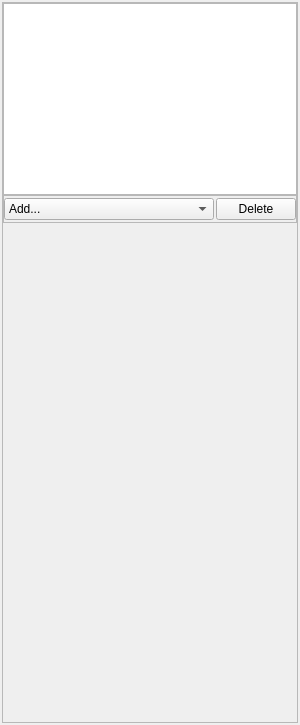
<?xml version="1.0" encoding="UTF-8"?>
<ui version="4.0">
 <class>SceneEditorWidget</class>
 <widget class="QWidget" name="SceneEditorWidget">
  <property name="geometry">
   <rect>
    <x>0</x>
    <y>0</y>
    <width>300</width>
    <height>725</height>
   </rect>
  </property>
  <property name="sizePolicy">
   <sizepolicy hsizetype="Preferred" vsizetype="Expanding">
    <horstretch>0</horstretch>
    <verstretch>0</verstretch>
   </sizepolicy>
  </property>
  <property name="windowTitle">
   <string>Scene Editor</string>
  </property>
  <layout class="QVBoxLayout" name="verticalLayout">
   <property name="spacing">
    <number>2</number>
   </property>
   <property name="margin">
    <number>2</number>
   </property>
   <item>
    <widget class="QScrollArea" name="scrollArea">
     <property name="sizePolicy">
      <sizepolicy hsizetype="Expanding" vsizetype="Expanding">
       <horstretch>0</horstretch>
       <verstretch>0</verstretch>
      </sizepolicy>
     </property>
     <property name="horizontalScrollBarPolicy">
      <enum>Qt::ScrollBarAsNeeded</enum>
     </property>
     <property name="widgetResizable">
      <bool>true</bool>
     </property>
     <widget class="QWidget" name="scrollAreaWidgetContents">
      <property name="geometry">
       <rect>
        <x>0</x>
        <y>0</y>
        <width>294</width>
        <height>719</height>
       </rect>
      </property>
      <layout class="QVBoxLayout" name="verticalLayout_2">
       <property name="spacing">
        <number>0</number>
       </property>
       <property name="margin">
        <number>0</number>
       </property>
       <item>
        <widget class="QListView" name="graphics_listview">
         <property name="sizePolicy">
          <sizepolicy hsizetype="Expanding" vsizetype="Preferred">
           <horstretch>0</horstretch>
           <verstretch>0</verstretch>
          </sizepolicy>
         </property>
        </widget>
       </item>
       <item>
        <widget class="QFrame" name="frame">
         <property name="frameShape">
          <enum>QFrame::StyledPanel</enum>
         </property>
         <property name="frameShadow">
          <enum>QFrame::Raised</enum>
         </property>
         <layout class="QHBoxLayout" name="horizontalLayout">
          <property name="spacing">
           <number>2</number>
          </property>
          <property name="leftMargin">
           <number>0</number>
          </property>
          <property name="topMargin">
           <number>2</number>
          </property>
          <property name="rightMargin">
           <number>0</number>
          </property>
          <property name="bottomMargin">
           <number>2</number>
          </property>
          <item>
           <widget class="QComboBox" name="add_graphics_combobox">
            <property name="sizePolicy">
             <sizepolicy hsizetype="Expanding" vsizetype="Preferred">
              <horstretch>0</horstretch>
              <verstretch>0</verstretch>
             </sizepolicy>
            </property>
            <item>
             <property name="text">
              <string>Add...</string>
             </property>
            </item>
            <item>
             <property name="text">
              <string>---</string>
             </property>
            </item>
            <item>
             <property name="text">
              <string>point</string>
             </property>
            </item>
            <item>
             <property name="text">
              <string>node points</string>
             </property>
            </item>
            <item>
             <property name="text">
              <string>data points</string>
             </property>
            </item>
            <item>
             <property name="text">
              <string>element points</string>
             </property>
            </item>
            <item>
             <property name="text">
              <string>lines</string>
             </property>
            </item>
            <item>
             <property name="text">
              <string>surfaces</string>
             </property>
            </item>
            <item>
             <property name="text">
              <string>contours</string>
             </property>
            </item>
            <item>
             <property name="text">
              <string>streamlines</string>
             </property>
            </item>
           </widget>
          </item>
          <item>
           <widget class="QPushButton" name="delete_graphics_button">
            <property name="sizePolicy">
             <sizepolicy hsizetype="Preferred" vsizetype="Fixed">
              <horstretch>0</horstretch>
              <verstretch>0</verstretch>
             </sizepolicy>
            </property>
            <property name="text">
             <string>Delete</string>
            </property>
           </widget>
          </item>
         </layout>
        </widget>
       </item>
       <item>
        <widget class="GraphicsEditorWidget" name="graphics_editor" native="true">
         <property name="sizePolicy">
          <sizepolicy hsizetype="Expanding" vsizetype="Expanding">
           <horstretch>0</horstretch>
           <verstretch>0</verstretch>
          </sizepolicy>
         </property>
         <zorder>frame</zorder>
        </widget>
       </item>
      </layout>
     </widget>
    </widget>
   </item>
  </layout>
 </widget>
 <customwidgets>
  <customwidget>
   <class>GraphicsEditorWidget</class>
   <extends>QWidget</extends>
   <header>opencmiss/neon/ui/zincwidgets/graphicseditorwidget.h</header>
   <container>1</container>
  </customwidget>
 </customwidgets>
 <resources/>
 <connections>
  <connection>
   <sender>graphics_listview</sender>
   <signal>clicked(QModelIndex)</signal>
   <receiver>SceneEditorWidget</receiver>
   <slot>graphicsListItemClicked(QModelIndex)</slot>
   <hints>
    <hint type="sourcelabel">
     <x>110</x>
     <y>60</y>
    </hint>
    <hint type="destinationlabel">
     <x>122</x>
     <y>218</y>
    </hint>
   </hints>
  </connection>
  <connection>
   <sender>add_graphics_combobox</sender>
   <signal>currentTextChanged(QString)</signal>
   <receiver>SceneEditorWidget</receiver>
   <slot>addGraphicsEntered(QString)</slot>
   <hints>
    <hint type="sourcelabel">
     <x>60</x>
     <y>130</y>
    </hint>
    <hint type="destinationlabel">
     <x>113</x>
     <y>218</y>
    </hint>
   </hints>
  </connection>
  <connection>
   <sender>delete_graphics_button</sender>
   <signal>clicked()</signal>
   <receiver>SceneEditorWidget</receiver>
   <slot>deleteGraphicsClicked()</slot>
   <hints>
    <hint type="sourcelabel">
     <x>135</x>
     <y>150</y>
    </hint>
    <hint type="destinationlabel">
     <x>113</x>
     <y>218</y>
    </hint>
   </hints>
  </connection>
 </connections>
 <slots>
  <slot>graphicsListItemClicked(QModelIndex)</slot>
  <slot>addGraphicsEntered(QString)</slot>
  <slot>deleteGraphicsClicked()</slot>
 </slots>
</ui>
